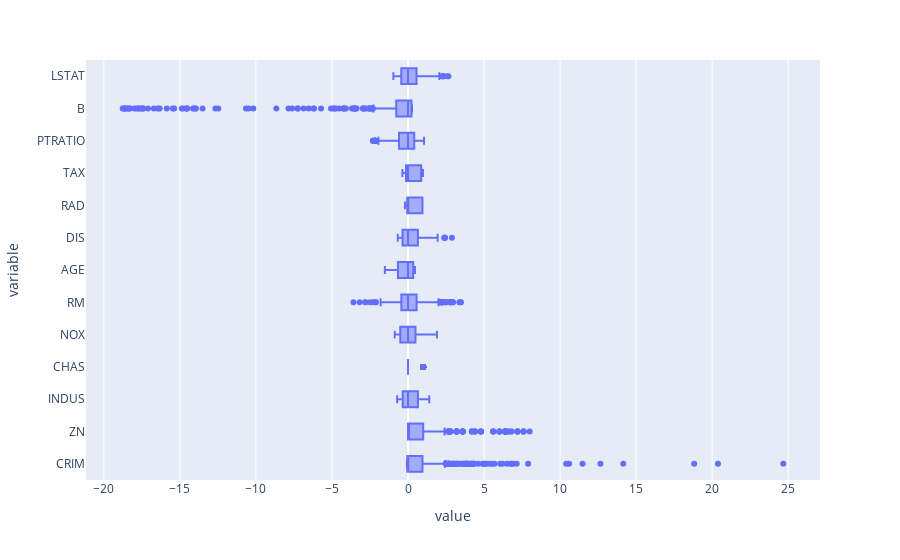

Notebook code cell kept with this figure:
### Code cell
fig = px.box(df_robust, x=features)
fig.show()

### Figure 1 — Plotly figure (JSON) as saved in the notebook; plotly's stock layout.template omitted (floating-point values rounded to 4 significant figures; data arrays with more than 128 entries replaced by an {"elided": "..."} marker saying what was removed)
{"data": [{"alignmentgroup": "True", "hovertemplate": "value=%{x}<br>variable=%{y}<extra></extra>", "legendgroup": "", "marker": {"color": "#636efa"}, "name": "", "notched": false, "offsetgroup": "", "orientation": "h", "showlegend": false, "type": "box", "x": {"elided": "6578 float values"}, "x0": " ", "xaxis": "x", "y": {"elided": "6578 str values"}, "y0": " ", "yaxis": "y"}], "layout": {"boxmode": "group", "legend": {"tracegroupgap": 0}, "margin": {"t": 60}, "xaxis": {"anchor": "y", "domain": [0, 1], "title": {"text": "value"}}, "yaxis": {"anchor": "x", "domain": [0, 1], "title": {"text": "variable"}}}}
